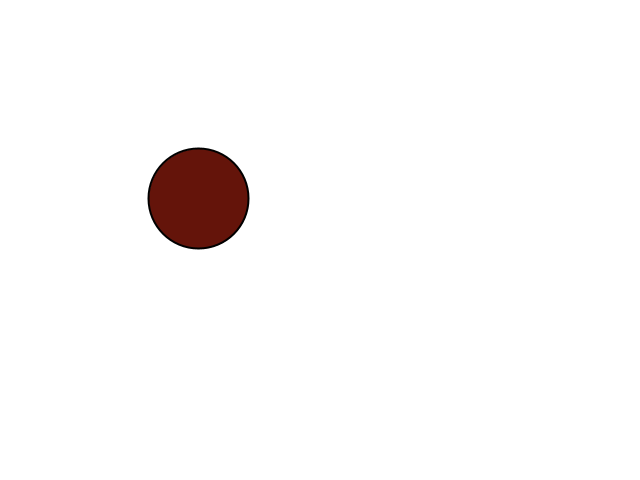
Frame 1 (no input)
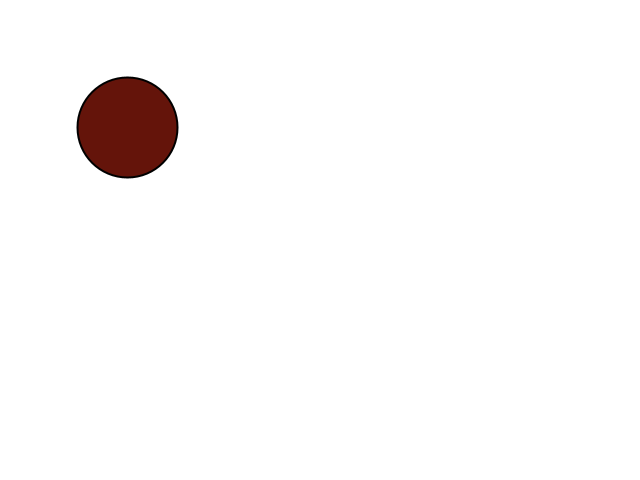
Frame 60 (the mouse pressed at the canvas centre just before this capture)
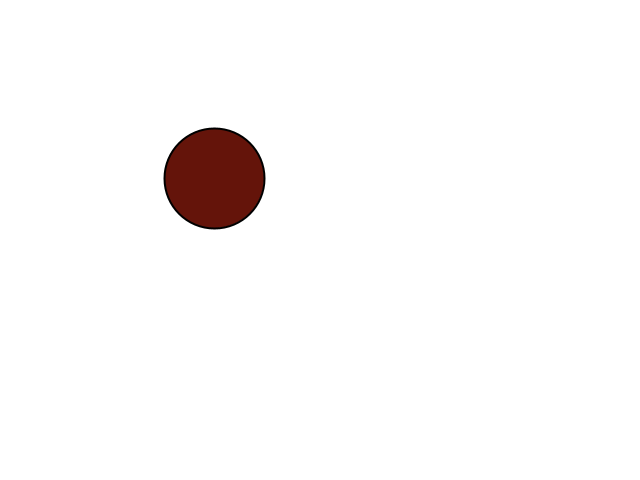
Frame 120 (the mouse held since frame 60 and released just before this capture)

The Processing sketch that drew these frames (run headless with seeded random() and noise(); from frame 60 on, the mouse is pressed at the canvas centre):

// Processing sketch: MouseFollow
// ── MouseFollow.pde
//Mouse Follow
//CSCI 5611 Mouse Following with Vec2 [Starter]
//Instructor: Stephen J. Guy <sjguy@umn.edu>


//Here is what you should discuss & try to code as a group:
//  1. Initially, the code shows a dark red circle with a purple-ish outline.
//     Change the program to draw a red circle with a black outline instead.
//  2. Find the Processing.org reference pages for the circle command. 
//     Why am I multiplying the radius by 2? (Note: these reference pages are 
//     very useful, be sure to check them out for general Processing help.)
//  3. Change the background color to be white instead green.
//  4. Have the ball follow the user's mouse. You should do this by setting
//      dir to be the vector pointing from the ball's current position (pos)
//      to the mouse's current position (mousePos).
//  5. Try to get some keyboard input working:  
//        -When the user presses the 'd' key, double the speed the ball moves. 
//        -When the user presses the 'h' key, half the speed the ball moves. 
//  6. The simple approach is Step 4 will leave the ball jittering when it
//     reaches the mouse. Find a strategy to fix the jitter so the ball stops
//     completely when it is nicely centered on the mouse.
//  7. Currently, the variable 'speed' doesn't have a well defined unit and its
//     effect depends on the framerate. Fix this by using dt in the update function
//     to make sure the speed value means "pixels per second". Set the speed to
//     100 pixels per second. Make sure the ball takes about 6.4 seconds to make
//     it 640 pixels across the screen.
     
//As a challenge:
//  1. Give the ball a maximum acceleration (i.e. limit how fast it's velocity can change).
//  2. Draw an image (sprite) instead of a circle. Try to orient it in the direction of travel.


int strokeWidth = 2;
void setup(){
  size(640,480);
  surface.setTitle("Mouse Following [CSCI 5611 Example]");
  
  //Initial circle position
  pos = new Vec2(200,200);
  r = 50;
  
  vel = new Vec2(0.0,0.0); //intial velocity
  
  strokeWeight(strokeWidth); //Draw thicker lines 
}

Vec2 pos; //Circle position
Vec2 vel; //Circle velocity
float r;  //Circle radius

float speed = 100;

void update(float dt){
  Vec2 mousePos = new Vec2(mouseX, mouseY);
  Vec2 dir = new Vec2(mousePos.x - pos.x, mousePos.y - pos.y); //Should be vector pointing from pos to MousePos
  if (abs(dir.x) < 2 && abs(dir.y) < 2) {
    return;
  }
  if (dir.length() > 0) dir.normalize();
  vel = dir.times(speed * dt);
  pos.add(vel);
}

void draw(){
  update(1/frameRate);
  background(255,255,255); //White background
  stroke(0,0,0);
  fill(100,20,10);
  circle(pos.x, pos.y,r*2); //Question: Why is it radius*2 ? because it is the width/height of the circle
}

void keyPressed(){
  if (key == 'd'){
    println("Doubling ball speed");
    speed *= 2;
  }
  if (key == 'h'){
    println("Halving ball speed");
    speed /= 2;
  }
  println("Speed is now:",speed);
}




//Begin the Vec2 Library
//Normally I would put this in a differen tab, but having it here allows you to
// copy and paste a single file for shared editing and for submission

public class Vec2 {
  public float x, y;
  
  public Vec2(float x, float y){
    this.x = x;
    this.y = y;
  }
  
  public String toString(){
    return "(" + x+ "," + y +")";
  }
  
  public float length(){
    return sqrt(x*x+y*y);
  }
  
  public float lengthSqr(){
    return x*x+y*y;
  }
  
  public Vec2 plus(Vec2 rhs){
    return new Vec2(x+rhs.x, y+rhs.y);
  }
  
  public void add(Vec2 rhs){
    x += rhs.x;
    y += rhs.y;
  }
  
  public Vec2 minus(Vec2 rhs){
    return new Vec2(x-rhs.x, y-rhs.y);
  }
  
  public void subtract(Vec2 rhs){
    x -= rhs.x;
    y -= rhs.y;
  }
  
  public Vec2 times(float rhs){
    return new Vec2(x*rhs, y*rhs);
  }
  
  public void mul(float rhs){
    x *= rhs;
    y *= rhs;
  }
  
  public void clampToLength(float maxL){
    float magnitude = sqrt(x*x + y*y);
    if (magnitude > maxL){
      x *= maxL/magnitude;
      y *= maxL/magnitude;
    }
  }
  
  public void setToLength(float newL){
    float magnitude = sqrt(x*x + y*y);
    x *= newL/magnitude;
    y *= newL/magnitude;
  }
  
  public void normalize(){
    float magnitude = sqrt(x*x + y*y);
    x /= magnitude;
    y /= magnitude;
  }
  
  public Vec2 normalized(){
    float magnitude = sqrt(x*x + y*y);
    return new Vec2(x/magnitude, y/magnitude);
  }
  
  public float distanceTo(Vec2 rhs){
    float dx = rhs.x - x;
    float dy = rhs.y - y;
    return sqrt(dx*dx + dy*dy);
  }
}

Vec2 interpolate(Vec2 a, Vec2 b, float t){
  return a.plus((b.minus(a)).times(t));
}

float interpolate(float a, float b, float t){
  return a + ((b-a)*t);
}

float dot(Vec2 a, Vec2 b){
  return a.x*b.x + a.y*b.y;
}

Vec2 projAB(Vec2 a, Vec2 b){
  return b.times(a.x*b.x + a.y*b.y);
}
